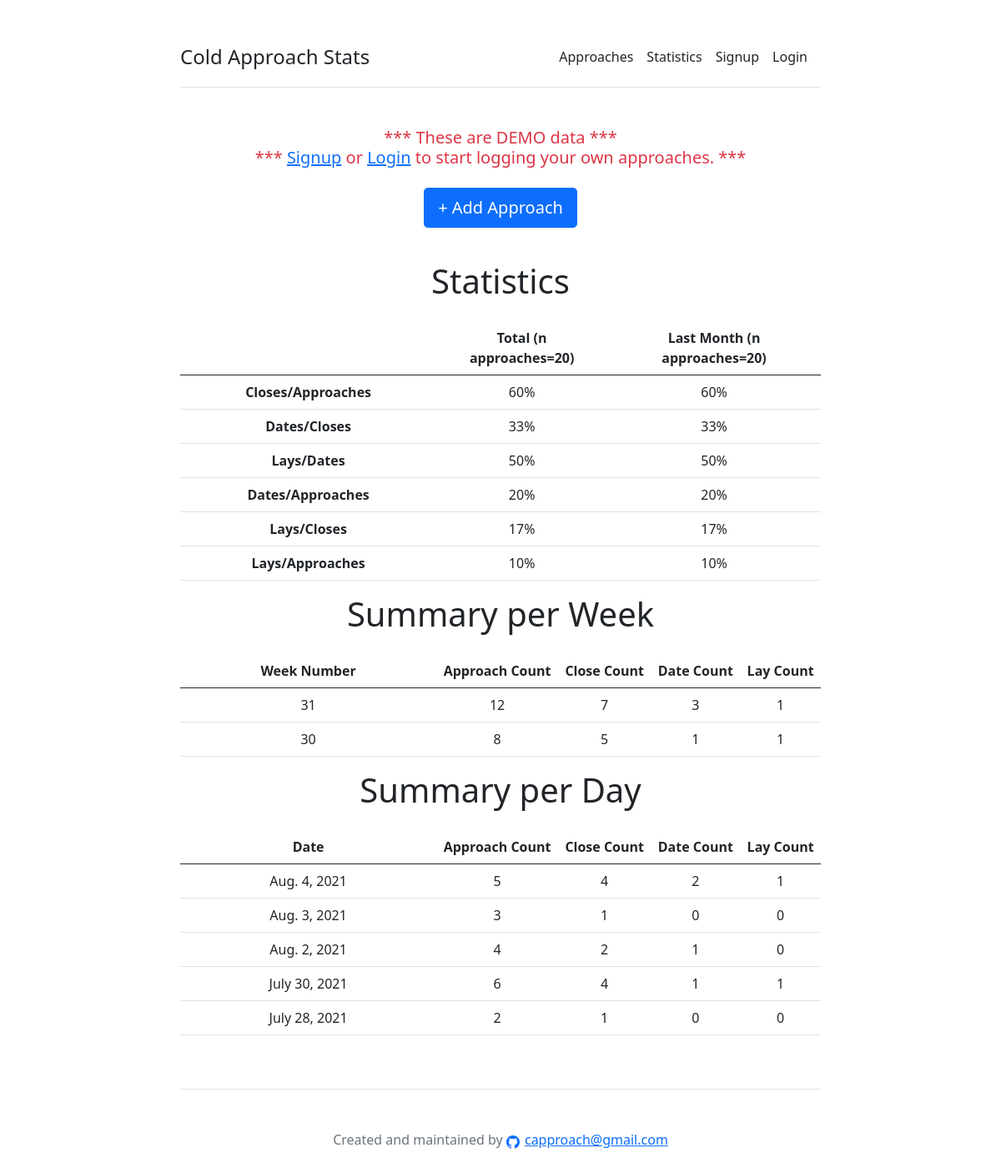
Page /statistics/ on the committed database.
### core/models.py (models this page shows, shortened)
class Contact(models.Model):
	AGE_CHOICES = [(i,i) for i in range(15, 50)]
	DURATION_CHOICES = [('Short', 'Short'), ('Medium', 'Medium'), ('Long', 'Long')]
	INTERACTION_CHOICES = [(i,i) for i in range(1, 11)]
	LOOKS_CHOICES = [(i,i) for i in range(1, 11)]
	BOOLEAN_CHOICES = [('yes', 'Yes'),('no', 'No')]
	date_approach = models.DateField(default=timezone.now)
	time_approach = models.TimeField(default=timezone.now)
	name = models.CharField(max_length=30, blank=False)
	age = models.IntegerField(blank=True, null=True, choices=AGE_CHOICES, default=22)
	nationality = models.CharField(max_length=30, blank=True, null=True)
	duration = models.CharField(max_length=30, choices=DURATION_CHOICES, default='Medium', blank=True, null=True)
	interaction = models.IntegerField(blank=True, null=True, choices=INTERACTION_CHOICES, default=7)
	looks = models.IntegerField(blank=True, null=True, choices=LOOKS_CHOICES, default=7)
	close = models.CharField(max_length=30, choices=BOOLEAN_CHOICES, default='yes', blank=True)
	reply = models.CharField(max_length=30, choices=BOOLEAN_CHOICES, default='no', blank=True)
	date = models.CharField(max_length=30, choices=BOOLEAN_CHOICES, default='no', blank=True)
	lay = models.CharField(max_length=30, choices=BOOLEAN_CHOICES, default='no', blank=True)
	comments = models.TextField(blank = True, max_length=300)
	created_at = models.DateTimeField(editable=False, default=timezone.now)
	updated_at = models.DateTimeField(editable=False, default=timezone.now)
	created_by = models.ForeignKey(User, on_delete=models.CASCADE, null=True, blank=True, editable=False)

### core/views.py (the view)
# urls.py: path('statistics/', views.StatisticsListView.as_view(), name='statistics_list'),
class StatisticsListView(ListView):
	template_name = 'core/statistics_list.html'
	model = Contact
	def get_context_data(self, **kwargs):
		context = super().get_context_data(**kwargs)
		if self.request.user.is_authenticated:
			userid = self.request.user.id
		else:
			userid = User.objects.filter(groups__name__in=['demo']).values_list('id', flat=True).first()
			context['contact_demo_text'] = 'This is a DEMO page - signup or login to start logging your own approaches'
		context['performance'] = Contact.objects \
		.filter(created_by_id=userid) \
		.annotate(approach_count=Count('close')) \
		.annotate(close_count=Sum(Case(When(close='yes', then=1),
	        default=Value(0),
	        output_field=IntegerField()
	    ))) \
		.annotate(date_count=Sum(Case(When(date='yes', then=1),
	        default=Value(0),
	        output_field=IntegerField()
	    ))) \
		.annotate(lay_count=Sum(Case(When(lay='yes', then=1),
	        default=Value(0),
	        output_field=IntegerField()
	    ))) \
	    .aggregate(
	    	close_count_total=Sum('close_count'),
	    	approach_count_total=Sum('approach_count'),
	    	date_count_total=Sum('date_count'),
	    	lay_count_total=Sum('lay_count')
	    )
		context['summary_week']  = Contact.objects \
		.filter(created_by_id=userid) \
    	.annotate(week_number=ExtractWeek('date_approach')) \
		.values('week_number') \
		.annotate(approach_count=Count('close')) \
		.annotate(close_count=Sum(Case(When(close='yes', then=1),
	        default=Value(0),
	        output_field=IntegerField()
	    ))) \
		.annotate(date_count=Sum(Case(When(date='yes', then=1),
	        default=Value(0),
	        output_field=IntegerField()
	    ))) \
		.annotate(lay_count=Sum(Case(When(lay='yes', then=1),
	        default=Value(0),
	        output_field=IntegerField()
	    ))) \
		.order_by('-week_number')
		context['summary_day'] = Contact.objects \
		.filter(created_by_id=userid) \
		.values('date_approach') \
		.annotate(approach_count=Count('close')) \
		.annotate(close_count=Sum(Case(When(close='yes', then=1),
	        default=Value(0),
	        output_field=IntegerField()
	    ))) \
		.annotate(date_count=Sum(Case(When(date='yes', then=1),
	        default=Value(0),
	        output_field=IntegerField()
	    ))) \
		.annotate(lay_count=Sum(Case(When(lay='yes', then=1),
	        default=Value(0),
	        output_field=IntegerField()
	    ))) \
		.order_by('-date_approach')
		return context

### core/templates/core/statistics_list.html
{% extends 'core/base.html' %}
{% block content %}
<main>
	<h2 class="display-6 text-center mb-4">Statistics</h2>
	<div class="table-responsive">
		<table class="table text-center">
			<thead>
				<tr>
					<th style="width: 40%";></th>
					<th>Total (n approaches={{performance.approach_count_total}})</th>
					<th>Last Month (n approaches={{performance.approach_count_total}})</th>
				</tr>
			</thead>
			<tbody>
				<tr>
					<td><strong>Closes/Approaches</strong></td>
					<td>{% widthratio performance.close_count_total performance.approach_count_total 100 %}%</td>
					<td>{% widthratio performance.close_count_total performance.approach_count_total 100 %}%</td>
				</tr>
				<tr>
					<td><strong>Dates/Closes</strong></td>
					<td>{% widthratio performance.date_count_total performance.close_count_total 100 %}%</td>
					<td>{% widthratio performance.date_count_total performance.close_count_total 100 %}%</td>
				</tr>
				<tr>
					<td><strong>Lays/Dates</strong></td>
					<td>{% widthratio performance.lay_count_total performance.date_count_total 100 %}%</td>
					<td>{% widthratio performance.lay_count_total performance.date_count_total 100 %}%</td>
				</tr>
				<tr>
					<td><strong>Dates/Approaches</strong></td>
					<td>{% widthratio performance.date_count_total performance.approach_count_total 100 %}%</td>
					<td>{% widthratio performance.date_count_total performance.approach_count_total 100 %}%</td>
				</tr>
				<tr>
					<td><strong>Lays/Closes</strong></td>
					<td>{% widthratio performance.lay_count_total performance.close_count_total 100 %}%</td>
					<td>{% widthratio performance.lay_count_total performance.close_count_total 100 %}%</td>
				</tr>
				<tr>
					<td><strong>Lays/Approaches</strong></td>
					<td>{% widthratio performance.lay_count_total performance.approach_count_total 100 %}%</td>
					<td>{% widthratio performance.lay_count_total performance.approach_count_total 100 %}%</td>
				</tr>
			</tbody>
		</table>
	</div>
</main>
<main>
	<h2 class="display-6 text-center mb-4">Summary per Week</h2>
	<div class="table-responsive">
		<table class="table text-center">
			<thead>
				<tr>
					<th style="width: 40%;">Week Number</th>
					<th>Approach Count</th>
					<th>Close Count</th>
					<th>Date Count</th>
					<th>Lay Count</th>
				</tr>
			</thead>
			<tbody>
				{% for item in summary_week %}
				<tr>
					<td>{{ item.week_number }}</td>
					<td>{{ item.approach_count }}</td>
					<td>{{ item.close_count }}</td>
					<td>{{ item.date_count }}</td>
					<td>{{ item.lay_count }}</td>
				</tr>
				{% endfor %}
			</tbody>
		</table>
	</div>
</main>
<main>
	<h2 class="display-6 text-center mb-4">Summary per Day</h2>
	<div class="table-responsive">
		<table class="table text-center">
			<thead>
				<tr>
					<th style="width: 40%";>Date</th>
					<th>Approach Count</th>
					<th>Close Count</th>
					<th>Date Count</th>
					<th>Lay Count</th>
				</tr>
			</thead>
			<tbody>
				{% for item in summary_day %}
				<tr>
					<td>{{ item.date_approach }}</td>
					<td>{{ item.approach_count }}</td>
					<td>{{ item.close_count }}</td>
					<td>{{ item.date_count }}</td>
					<td>{{ item.lay_count }}</td>
				</tr>
				{% endfor %}
			</tbody>
		</table>
	</div>
</main>
{% endblock %}

### rows in the picture
Contact: week_number "31", approach_count "12", close_count "7", date_count "3", lay_count "1"
Contact: week_number "30", approach_count "8", close_count "5", date_count "1", lay_count "1"

### other values in the picture
{{ performance.approach_count_total }} "20"
{{ item.date_approach }} "Aug. 4, 2021" "Aug. 3, 2021" "Aug. 2, 2021" "July 30, 2021"
{{ item.approach_count }} "5" "3" "4" "6"
{{ item.close_count }} "4" "1" "2" "4"
{{ item.date_count }} "2" "0" "1" "1"
{{ item.lay_count }} "1" "0" "0" "1"
{{ item.date_approach }} "July 28, 2021"
{{ item.approach_count }} "2"
{{ item.close_count }} "1"
{{ item.date_count }} "0"
{{ item.lay_count }} "0"
